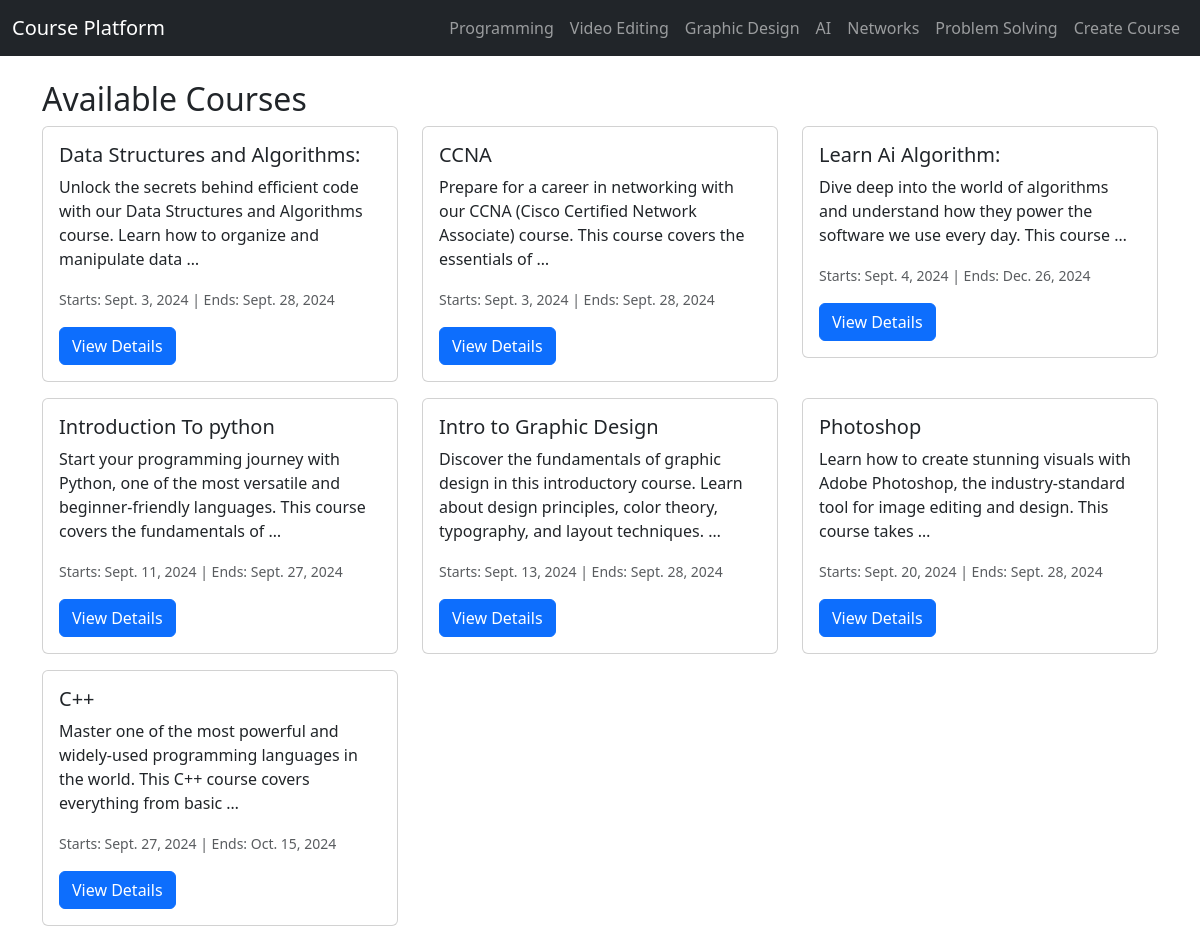
The page / on the database its author committed.
### main/models.py (models this page shows, shortened)
class Category(models.Model):
    name = models.CharField(max_length=100, unique=True)
    description = models.TextField()

class Course(models.Model):
    LEVEL_CHOICES = [
        ("Low level", "Low level"),
        ("High Level", "High Level"),
        ("Advanced Level", "Advanced Level"),
    ]
    name = models.CharField(max_length=100, unique=True)
    description = models.TextField()
    price = models.IntegerField()
    level = models.CharField(max_length=50, choices=LEVEL_CHOICES)
    start_date = models.DateField()
    end_date = models.DateField()
    category = models.ForeignKey(Category, on_delete=models.CASCADE, related_name="courses")

### main/views.py (the view)
# urls.py: 2. Add a URL to urlpatterns:  path('', views.home, name='home')
def home(request):
    courses = Course.objects.all().order_by('start_date')
    categories = Category.objects.all()
    context = { 'tasks':courses ,
                'categories' :categories
              }
    return render(request , 'main/home.html',context)

### templates/main/home.html (shortened to what this page needs)
{% extends 'main/Components/base.html' %}
{% block content %}
<h2>Available Courses</h2>
<div class="row">
    {% for course in tasks %}
    <div class="col-md-4">
        <div class="card mb-3">
            <div class="card-body">
                <h5 class="card-title">{{ course.name }}</h5>
                <p class="card-text">{{ course.description|truncatewords:20 }}</p>
                <p class="card-text"><small class="text-muted">Starts: {{ course.start_date }} | Ends: {{ course.end_date }}</small></p>
                <a href="{% url 'detail' course.id %}" class="btn btn-primary">View Details</a>
            </div>
        </div>
    </div>
    {% endfor %}
</div>
{% endblock %}

### templates/main/Components/base.html (shortened to what this page needs)
<!DOCTYPE html>
<html lang="en">
<head>
    <link href="https://cdn.jsdelivr.net/npm/bootstrap@5.3.0/dist/css/bootstrap.min.css" rel="stylesheet">
</head>
<body>
    <nav class="navbar navbar-expand-lg navbar-dark bg-dark">
        <div class="container-fluid">
            <a class="navbar-brand" href="{% url 'home' %}">Course Platform</a>
            <div class="collapse navbar-collapse" id="navbarNav">
                <ul class="navbar-nav ms-auto">
                    {% for category in categories %}
                    <li class="nav-item">
                        <a class="nav-link" href="{% url 'catlst' category.id %}">{{ category.name }}</a>
                    </li>
                    {% endfor %}
                    <li class="nav-item">
                        <a class="nav-link" href="{% url 'createcourse' %}">Create Course</a>
                    </li>
                </ul>
            </div>
        </div>
    </nav>
    <div class="container mt-4">
        {% block content %}
        {% endblock %}
    </div>
</body>
</html>

### rows shown on the page
Category: name "Programming"
Category: name "Video Editing"
Category: name "Graphic Design"
Category: name "AI"
Category: name "Networks"
Category: name "Problem Solving"
Course: name "Data Structures and Algorithms:", description "Unlock the secrets behind efficient code with our Data Structures and Algorithms course. Learn how to organize and manipulate data …", start_date "Sept. 3, 2024", end_date "Sept. 28, 2024"
Course: name "CCNA", description "Prepare for a career in networking with our CCNA (Cisco Certified Network Associate) course. This course covers the essentials of …", start_date "Sept. 3, 2024", end_date "Sept. 28, 2024"
Course: name "Learn Ai Algorithm:", description "Dive deep into the world of algorithms and understand how they power the software we use every day. This course …", start_date "Sept. 4, 2024", end_date "Dec. 26, 2024"
Course: name "Introduction To python", description "Start your programming journey with Python, one of the most versatile and beginner-friendly languages. This course covers the fundamentals of …", start_date "Sept. 11, 2024", end_date "Sept. 27, 2024"
Course: name "Intro to Graphic Design", description "Discover the fundamentals of graphic design in this introductory course. Learn about design principles, color theory, typography, and layout techniques. …", start_date "Sept. 13, 2024", end_date "Sept. 28, 2024"
Course: name "Photoshop", description "Learn how to create stunning visuals with Adobe Photoshop, the industry-standard tool for image editing and design. This course takes …", start_date "Sept. 20, 2024", end_date "Sept. 28, 2024"
Course: name "C++", description "Master one of the most powerful and widely-used programming languages in the world. This C++ course covers everything from basic …", start_date "Sept. 27, 2024", end_date "Oct. 15, 2024"
